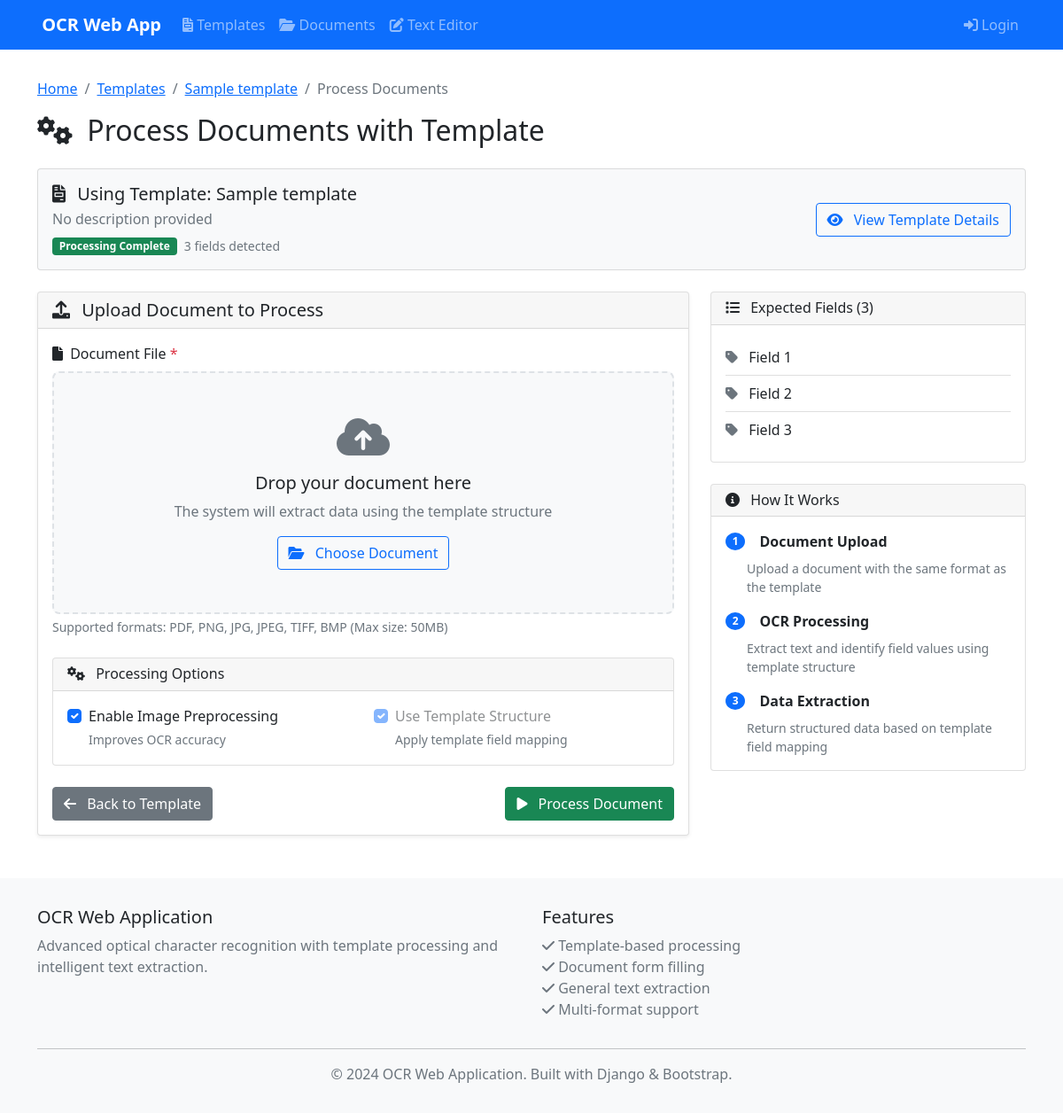
The app's page /5/process/ with its own data.
### templates/models.py (models this page shows, shortened)
class Template(models.Model):
    name = models.CharField(max_length=255, help_text="Name of the template")
    description = models.TextField(blank=True, null=True, help_text="Description of what this template is for")
    file = models.FileField(upload_to='templates/', help_text="Original template file (PDF/image)")
    structure = models.JSONField(
        default=dict,
        help_text="JSON structure containing field names, positions, and coordinates"
    )
    created_by = models.ForeignKey(User, on_delete=models.CASCADE, null=True, blank=True)
    created_at = models.DateTimeField(auto_now_add=True)
    updated_at = models.DateTimeField(auto_now=True)
    is_active = models.BooleanField(default=True)
    PROCESSING_STATUS_CHOICES = [
        ('pending', 'Pending Processing'),
        ('processing', 'Processing'),
        ('completed', 'Processing Complete'),
        ('failed', 'Processing Failed'),
    ]
    processing_status = models.CharField(
        max_length=20,
        choices=PROCESSING_STATUS_CHOICES,
        default='pending'
    )
    class Meta:
        ordering = ['-created_at']
        verbose_name = "Template"
        verbose_name_plural = "Templates"
    @property
    def field_count(self):
        if self.structure and 'fields' in self.structure:
            fields = self.structure['fields']
            if isinstance(fields, (list, dict)):
                return len(fields)
        return 0
    def get_field_names(self):
        if self.structure and 'fields' in self.structure:
            fields = self.structure['fields']
            if isinstance(fields, list):
                return [field.get('name', f'Field {i+1}') for i, field in enumerate(fields)]
            elif isinstance(fields, dict):
                return list(fields.keys())
        return []

### templates/views.py (the view, shortened to what this page needs)
# urls.py: path('<int:template_id>/process/', views.process_template, name='process_template'),
def process_template(request, template_id):
    template = get_object_or_404(Template, id=template_id)
    context = {
        'template': template,
    }
    return render(request, 'templates/process_template.html', context)

### templates/templates/process_template.html (shortened to what this page needs)
{% extends 'base/base.html' %}
{% block content %}
<div class="row">
    <div class="col-12">
        <nav aria-label="breadcrumb">
            <ol class="breadcrumb">
                <li class="breadcrumb-item"><a href="{% url 'templates:home' %}">Home</a></li>
                <li class="breadcrumb-item"><a href="{% url 'templates:template_list' %}">Templates</a></li>
                <li class="breadcrumb-item"><a href="{% url 'templates:template_detail' template.id %}">{{ template.name }}</a></li>
                <li class="breadcrumb-item active">Process Documents</li>
            </ol>
        </nav>
        <h2 class="mb-4">
            <i class="fas fa-cogs me-2"></i>
            Process Documents with Template
        </h2>
    </div>
</div>
<div class="row mb-4">
    <div class="col-12">
        <div class="card bg-light">
            <div class="card-body">
                <div class="row align-items-center">
                    <div class="col-md-8">
                        <h5 class="mb-1">
                            <i class="fas fa-file-invoice me-2"></i>
                            Using Template: {{ template.name }}
                        </h5>
                        <p class="text-muted mb-2">{{ template.description|default:"No description provided" }}</p>
                        <div class="d-flex align-items-center">
                            <span class="badge bg-{% if template.processing_status == 'completed' %}success{% elif template.processing_status == 'failed' %}danger{% else %}warning{% endif %} me-2">
                                {{ template.get_processing_status_display|default:template.processing_status }}
                            </span>
                            <small class="text-muted">{{ template.field_count }} fields detected</small>
                        </div>
                    </div>
                    <div class="col-md-4 text-end">
                        <a href="{% url 'templates:template_detail' template.id %}" class="btn btn-outline-primary">
                            <i class="fas fa-eye me-2"></i>
                            View Template Details
                        </a>
                    </div>
                </div>
            </div>
        </div>
    </div>
</div>
<div class="row">
    <div class="col-lg-8">
        <div class="card shadow-sm">
            <div class="card-header">
                <h5 class="mb-0">
                    <i class="fas fa-upload me-2"></i>
                    Upload Document to Process
                </h5>
            </div>
            <div class="card-body">
                <form id="processDocumentForm" method="post" enctype="multipart/form-data">
                    <div class="mb-4">
                        <label for="documentFile" class="form-label">
                            <i class="fas fa-file me-1"></i>
                            Document File <span class="text-danger">*</span>
                        </label>
                        <div class="drag-drop-area" id="document-drop-area">
                            <div class="text-center">
                                <i class="fas fa-cloud-upload-alt fa-3x text-muted mb-3"></i>
                                <h5>Drop your document here</h5>
                                <p class="text-muted mb-3">The system will extract data using the template structure</p>
                                <button type="button" class="btn btn-outline-primary" onclick="document.getElementById('documentFile').click()">
                                    <i class="fas fa-folder-open me-2"></i>
                                    Choose Document
                                </button>
                            </div>
                        </div>
                        <div class="form-text">
                            Supported formats: PDF, PNG, JPG, JPEG, TIFF, BMP (Max size: 50MB)
                        </div>
                    </div>
                    <div class="card mb-4">
                        <div class="card-header">
                            <h6 class="mb-0">
                                <i class="fas fa-cogs me-2"></i>
                                Processing Options
                            </h6>
                        </div>
                        <div class="card-body">
                            <div class="row">
                                <div class="col-md-6">
                                    <div class="form-check">
                                        <input class="form-check-input" type="checkbox" id="enablePreprocessing" name="enable_preprocessing" checked>
                                        <label class="form-check-label" for="enablePreprocessing">
                                            Enable Image Preprocessing
                                        </label>
                                        <div class="form-text">Improves OCR accuracy</div>
                                    </div>
                                </div>
                                <div class="col-md-6">
                                    <div class="form-check">
                                        <input class="form-check-input" type="checkbox" id="useTemplate" name="use_template" checked disabled>
                                        <label class="form-check-label" for="useTemplate">
                                            Use Template Structure
                                        </label>
                                        <div class="form-text">Apply template field mapping</div>
                                    </div>
                                </div>
                            </div>
                        </div>
                    </div>
                    <div class="d-flex justify-content-between">
                        <a href="{% url 'templates:template_detail' template.id %}" class="btn btn-secondary">
                            <i class="fas fa-arrow-left me-2"></i>
                            Back to Template
                        </a>
                        <button type="submit" class="btn btn-success" id="processBtn">
                            <i class="fas fa-play me-2"></i>
                            Process Document
                        </button>
                    </div>
                </form>
            </div>
        </div>
    </div>
    <div class="col-lg-4">
        <div class="card mb-4">
            <div class="card-header">
                <h6 class="mb-0">
                    <i class="fas fa-list me-2"></i>
                    Expected Fields ({{ template.field_count }})
                </h6>
            </div>
            <div class="card-body">
                {% if template.get_field_names %}
                    <div class="list-group list-group-flush">
                        {% for field in template.get_field_names %}
                        <div class="list-group-item px-0 py-2">
                            <i class="fas fa-tag me-2 text-muted"></i>
                            {{ field }}
                        </div>
                        {% endfor %}
                    </div>
                {% else %}
                    <p class="text-muted">No fields detected in template structure.</p>
                    <a href="{% url 'templates:template_edit' template.id %}" class="btn btn-sm btn-outline-primary">
                        <i class="fas fa-sync me-2"></i>
                        Reprocess Template
                    </a>
                {% endif %}
            </div>
        </div>
        <div class="card">
            <div class="card-header">
                <h6 class="mb-0">
                    <i class="fas fa-info-circle me-2"></i>
                    How It Works
                </h6>
            </div>
            <div class="card-body">
                <div class="step mb-3">
                    <div class="d-flex align-items-center mb-2">
                        <span class="badge bg-primary rounded-circle me-3">1</span>
                        <strong>Document Upload</strong>
                    </div>
                    <p class="text-muted small mb-0 ms-4">
                        Upload a document with the same format as the template
                    </p>
                </div>
                <div class="step mb-3">
                    <div class="d-flex align-items-center mb-2">
                        <span class="badge bg-primary rounded-circle me-3">2</span>
                        <strong>OCR Processing</strong>
                    </div>
                    <p class="text-muted small mb-0 ms-4">
                        Extract text and identify field values using template structure
                    </p>
                </div>
                <div class="step">
                    <div class="d-flex align-items-center mb-2">
                        <span class="badge bg-primary rounded-circle me-3">3</span>
                        <strong>Data Extraction</strong>
                    </div>
                    <p class="text-muted small mb-0 ms-4">
                        Return structured data based on template field mapping
                    </p>
                </div>
            </div>
        </div>
    </div>
</div>
{% endblock %}

### templates/base/base.html (style rules this page uses)
.drag-drop-area { border: 2px dashed #dee2e6; border-radius: 8px; padding: 3rem; text-align: center; transition: all 0.3s ease; background-color: #f8f9fa; }

### records on screen
Template: name "Sample template", description "No description provided", processing_status "Processing Complete", field_count "3"

### other values on screen
{{ field }} "Field 1" "Field 2" "Field 3"
